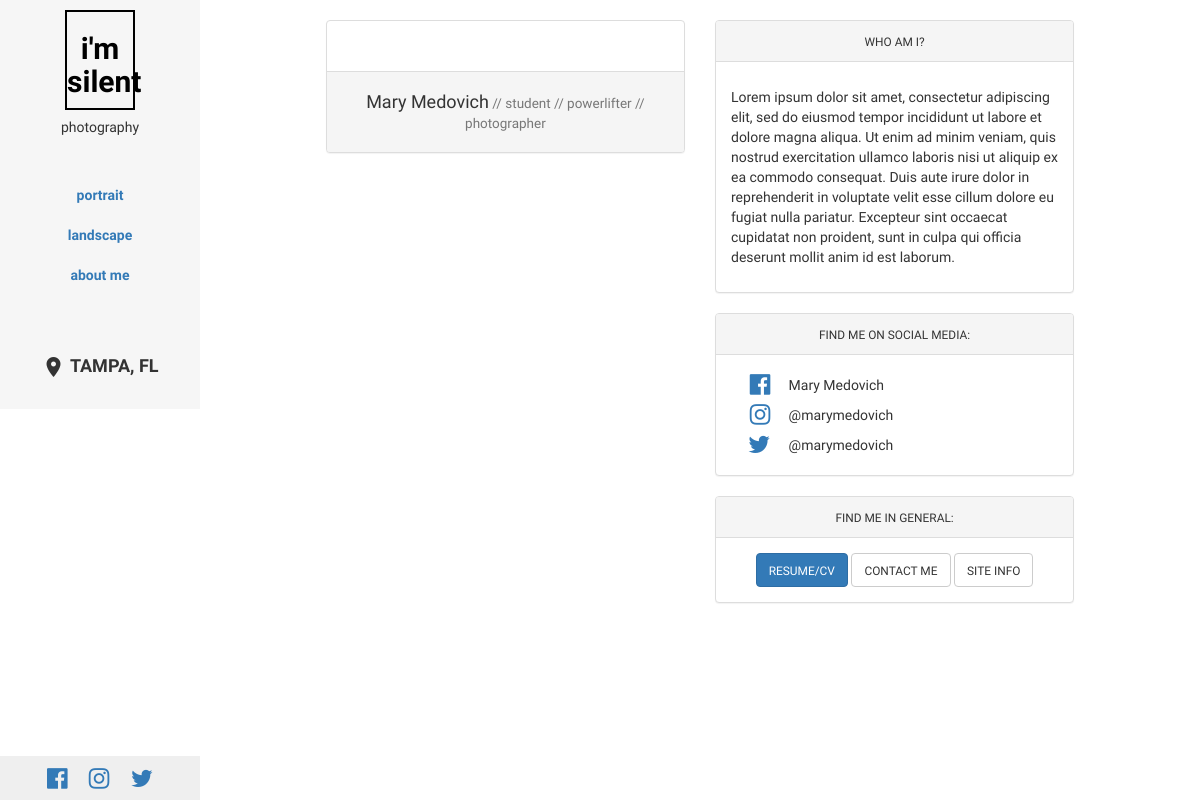
Page /about/2 on the earlier database version.
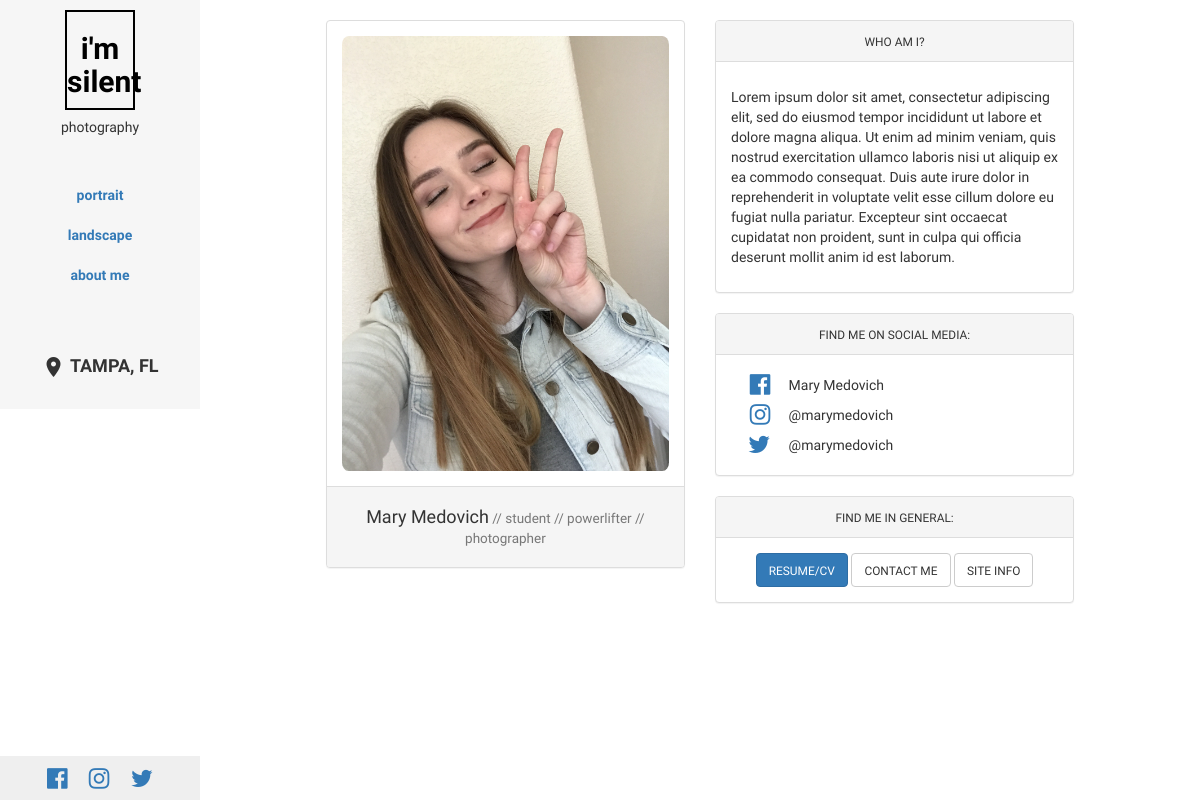
Same page on the later database version.
### test_app/models.py (models this page shows, shortened)
class UserProfile( models.Model ):
    ppic = models.ImageField( upload_to = 'ppic/', verbose_name = 'Profile picture' )
    city = models.CharField( max_length = 20 )
    state = models.CharField( max_length = 2 )
    fb = models.URLField( verbose_name = 'Facebook URL' )
    fb_handle = models.CharField( default = 'handle', max_length = 100, verbose_name = 'Facebook name' )
    ig = models.URLField( verbose_name = 'Instagram' )
    ig_handle = models.CharField( default = 'handle', max_length = 100, verbose_name = 'Instagram handle' )
    tw = models.URLField( verbose_name = 'Twitter' )
    tw_handle = models.CharField( default = 'handle', max_length = 100, verbose_name = 'Twitter handle' )
    desc = models.TextField( max_length = 3000, verbose_name = 'About me' )

### test_app/views.py (the view, shortened to what this page needs)
# urls.py: url( r'^about/(?P<pk>\d+)$', views.About.as_view(), name = 'about' ),
class About( UpdateView ):
    title = 'about'
    template_name = 'test_app/about/index.html'
    form_class = forms.UserProfileForm
    model = models.UserProfile
    success_url = settings.UPLOAD_SUCCESS_URL
    def get_context_data( self, **kwargs ):
        title = self.title
        data = super().get_context_data( **kwargs )
        data['title'] = title
        data['loggedin'] = self.request.user.is_authenticated
        return data

### test_app/context_processors.py (called while the page is built)
def uprofile_processor( request ):
    profile = models.UserProfile.objects.values()[0]
    return { 'profile': profile }

### templates/test_app/about/index.html (shortened to what this page needs)
<!DOCTYPE html>
{% extends "test_app/base_styled.html" %}
{% load staticfiles %}
{% block main_body %}
  <div class="container-fluid">
    <div class="col-xs-10 col-xs-offset-1">
      <br>
      <div class="col-md-6 col-xs-12">
        <div class="panel panel-default">
          <div class="panel-body">
            <img class="ppic" src="/media/{{ profile.ppic }}" alt="">
          </div>
          <div class="panel-footer text-center">
            <h4>Mary Medovich<small> // student // powerlifter // photographer</small></h4>
          </div>
        </div>
      </div>
      <div class="col-md-6 col-xs-12">
        <div class="panel panel-default">
          <div class="panel-heading text-center">
            <small>WHO AM I?</small>
          </div>
          <div class="panel-body">
            <p>{{ profile.desc|linebreaks }}</p>
          </div>
        </div>
        <div class="panel panel-default">
          <div class="panel-heading text-center">
            <small>FIND ME ON SOCIAL MEDIA:</small>
          </div>
          <div class="panel-body">
            <div class="col-xs-12">
              <table class="table-condensed">
                <tr>
                  <td class="text-right">
                    <small><a href='{{ profile.fb }}'>
                      <i class="fa fa-facebook-official" style="font-size:24px"></i>
                    </a></small>
                  </td>
                  <td>
                    &emsp;{{ profile.fb_handle }}
                  </td>
                </tr>
                <tr>
                  <td class="text-right">
                    <small><a href='{{ profile.ig }}'>
                      <i class="fa fa-instagram" style="font-size:24px"></i>
                    </a></small>
                  </td>
                  <td>
                    &emsp;{{ profile.ig_handle }}
                  </td>
                </tr>
                <tr>
                  <td class="text-right">
                    <small><a href='{{ profile.tw }}'>
                      <i class="fa fa-twitter" style="font-size:24px"></i>
                    </a></small>
                  </td>
                  <td>
                    &emsp;{{ profile.tw_handle }}
                  </td>
                </tr>
              </table>
            </div>
          </div>
        </div>
        <div class="panel panel-default">
          <div class="panel-heading text-center">
            <small>FIND ME IN GENERAL:</small>
          </div>
          <div class="panel-body text-center">
            <button type="button" class="btn btn-primary">
              <small>RESUME/CV</small>
            </button>
            <a href="{% url 'test_app:email' %}">
              <button type="button" class="btn btn-default">
                <small>CONTACT ME</small>
              </button>
            </a>
            <button type="button" class="btn btn-default">
              <small>SITE INFO</small>
            </button>
          </div>
        </div>
      </div>
    </div>
  </div>
{% endblock %}

### templates/test_app/base_styled.html (shortened to what this page needs)
<!DOCTYPE html>
{% load staticfiles %}
<html>
  <head>
    <link rel="stylesheet" href="https://maxcdn.bootstrapcdn.com/bootstrap/3.3.7/css/bootstrap.min.css">
    <link rel="stylesheet" type="text/css" href="{% static "css/style.css" %}">
    <link rel="stylesheet"ba href="https://cdnjs.cloudflare.com/ajax/libs/font-awesome/4.7.0/css/font-awesome.min.css">
    <link rel="stylesheet" href="//code.jquery.com/ui/1.12.1/themes/base/jquery-ui.css">
  </head>
  <body>
    <div class="container-fluid">
      <div class="row">
        <div id="navigation" class="sidebar col-lg-2 col-md-3 col-sm-3">
         <div class="logo">
           <h2><strong><a href="{% url 'test_app:index' %}">i'm silent</a></strong></h2>
         </div>
         <h5>photography</h5><br><br>
           <strong>
           <a href="{% url 'test_app:portrait' %}">portrait</a><br><br>
           <a href="{% url 'test_app:landscape' %}">landscape</a><br><br>
           <a href="{% url 'test_app:about' profile.id %}">about me</a><br><br>
              <br><br>
           <h4 class="sidebar-section"><i class="material-icons">place</i>&nbsp;<strong>TAMPA, FL
           </strong></h4><br></strong>
        </div>
        <div class="sidebar-footer sidebar col-lg-2 col-md-3 col-sm-3 hidden-xs">
         <a href='{{ profile.fb }}'>
           <i class="fa fa-facebook-official" style="font-size:24px"></i>
         </a>
         <a href='{{ profile.ig }}'>
           <i class="fa fa-instagram" style="font-size:24px"></i>
         </a>
         <a href='{{ profile.tw }}'>
           <i class="fa fa-twitter" style="font-size:24px"></i>
         </a>
        </div>
        <div id="main" class="col-lg-10 col-md-9 col-sm-9">
          {% block main_body %}
          {% endblock %}
        </div>
      </div>
    </div>
  </body>
</html>

### static/css/style.css (style rules this page uses)
@media ( min-width: 767px ) { #navigation { position: fixed; background-color: #f6f6f6; } }
body { font-family: 'Inconsolata', monospace; font-family: 'Roboto Condensed', sans-serif; }
div.sidebar { text-align: center; }
div.sidebar-footer { position: fixed; right: 0; bottom: 0; left: 0; padding: 1rem; background-color: #efefef; }
div.sidebar i { vertical-align: middle; }
.sidebar-section { margin-left: -15px; margin-right: -15px; }
.logo { border: 2px solid black; margin: 10px 50px 0px; }
.logo a { color: black; }
#main { padding-right: 0; padding-left: 0; margin-right: auto; margin-left: auto; }
#main img { width: 100%; }
.table-condensed>thead>tr>th, .table-condensed>tbody>tr>th, .table-condensed>tfoot>tr>th, .table-condensed>thead>tr>td, .table-condensed>tbody>tr>td, .table-condensed>tfoot>tr>td { padding: 2px; }
img.ppic { border-radius: 2%; }
*, *:before, *:after { box-sizing: border-box !important; }

Differences in the rows shown:
changed UserProfile "Mary Medovich": ppic: picture added
